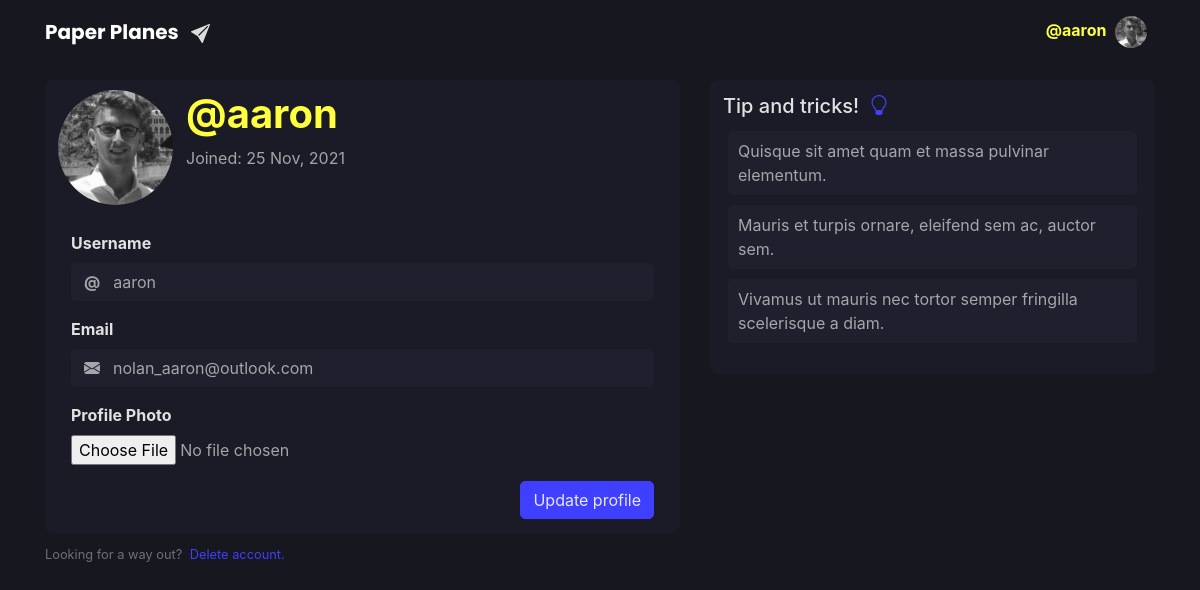
The page /profile/ (signed in) on the database its author committed.
### application/models.py (models this page shows, shortened)
class User(db.Model, UserMixin):
    id = db.Column(db.Integer, primary_key=True)
    username = db.Column(db.String(8), unique=True, nullable=False)
    email = db.Column(db.String(254), unique=True, nullable=False)
    image_file = db.Column(db.String(20), nullable=False,
                           default='default.jpg')
    password = db.Column(db.String(60), nullable=False)
    date_joined = db.Column(db.DateTime, nullable=False,
                            default=datetime.utcnow)
    posts = db.relationship('Post', backref='author', lazy=True)

### application/profile.py (the view)
@blueprint.route("/", methods=['GET', 'POST'])
@login_required
def profile():
    form = UpdateProfileForm()
    if form.validate_on_submit():
        if form.picture.data:
            picture_file = save_picture(form.picture.data)
            current_user.image_file = picture_file
        current_user.username = form.username.data
        current_user.email = form.email.data
        db.session.commit()
        flash(f"Your profile has been updated!", 'success')
        return redirect(url_for('routes.index'))
    elif request.method == 'GET':
        form.username.data = current_user.username
        form.email.data = current_user.email
    image_file = url_for(
        'static', filename=f'profile_pics/{current_user.image_file}')
    date_joined = current_user.date_joined.strftime('%d %b, %Y')
    return render_template('profile.html', title='Profile', image_file=image_file, form=form, date_joined=date_joined)

### application/forms.py (shortened to what this page needs)
class UpdateProfileForm(FlaskForm):
    username = StringField('Username', validators=[
                           DataRequired(), Length(min=2, max=20)])
    email = StringField('Email', validators=[DataRequired(), Email()])
    picture = FileField('Profile Photo', validators=[
                        FileAllowed(['jpg', 'png'])])
    submit = SubmitField('Update profile')

### application/templates/profile.html (shortened to what this page needs)
{% extends "base.html" %}
{% block content %}
<div class="content-section mb-2">
    <div class="media">
        <img class="rounded-circle account-img" src="{{ image_file }}">
        <div>
            <h2 class="account-heading secondary-colour profile-text font-weight-bold">@{{ current_user.username }}</h2>
            <p class="medium-emphasis">Joined: {{ date_joined }}</p>
        </div>
    </div>
    <div class="content-section mb-0 pb-0">
        <form method="POST" enctype="multipart/form-data">
            <fieldset class="form-group mb-1">
                <div class="form-group">
                    {{ form.username.label(class="form-control-label font-weight-bold") }}
                    <div class="input-group">
                        <div class="input-group-prepend">
                            <div class="input-group-text dark-form font-weight-bold">@</div>
                        </div>
                        {% if form.username.errors %}
                        {{ form.username(class="form-control dark-form is-invalid input-form icon-field") }}
                        {% else %}
                        {{ form.username(class="form-control dark-form input-form icon-field") }}
                        {% endif %}
                    </div>
                </div>
                <div class="form-group">
                    {{ form.email.label(class="form-control-label font-weight-bold") }}
                    <div class="input-group">
                        <div class="input-group-prepend">
                            <div class="input-group-text dark-form">
                            </div>
                        </div>
                        {% if form.email.errors %}
                        {{ form.email(class="form-control dark-form is-invalid input-form icon-field", type="email") }}
                        {% else %}
                        {{ form.email(class="form-control dark-form input-form icon-field", type="email") }}
                        {% endif %}
                    </div>
                </div>
                <div class="form-group">
                    {{ form.picture.label(class="font-weight-bold") }}
                    {{ form.picture(class="form-control-file medium-emphasis") }}
                </div>
                <div class="form-group">
                    {{form.submit(class="btn button input-button float-right") }}
                </div>
            </fieldset>
        </form>
    </div>
</div>
<div class="mb-3">
    <small class="disable">Looking for a way out? <a class="ml-1 primary-colour" data-toggle="modal" data-target="#deleteModal" href="#">Delete account.</a></small>
</div>
{% endblock content %}
{% block sidebar %}
<div class="col-md-5">
    <div class="content-section">
        <div class="align-middle mt-1">
            <h5 class="heading-title">Tip and tricks!</h5>
        </div>
        <ul class="list-group">
            <a href="#">
                <li class="sidebar-list d-flex justify-content-between align-items-center">
                    Quisque sit amet quam et massa pulvinar elementum.
                </li>
            </a>
            <a href="#">
                <li class="sidebar-list d-flex justify-content-between align-items-center">
                    Mauris et turpis ornare, eleifend sem ac, auctor sem.
                </li>
            </a>
            <a href="#">
                <li class="sidebar-list d-flex justify-content-between align-items-center">
                    Vivamus ut mauris nec tortor semper fringilla scelerisque a diam.
                </li>
            </a>
        </ul>
    </div>
</div>
{% endblock sidebar %}

### application/templates/base.html (shortened to what this page needs)
<!DOCTYPE html>
<html lang="en">
<head>
  <link rel=" stylesheet" href="https://stackpath.bootstrapcdn.com/bootstrap/4.3.1/css/bootstrap.min.css" />
  <link rel="stylesheet" href="/static/CSS/style.css" />
</head>
<header>
  <nav class="navbar navbar-expand-md navbar-dark nav-dark">
    <div class="container">
      <a class="navbar-brand mr-4 font-weight-bold" href="{{ url_for('routes.index') }}" id="nav-heading">
        Paper Planes
      </a>
      <div class="collapse navbar-collapse" id="navbarToggle">
        <div class="navbar-nav">
          {% if current_user.is_authenticated %}
          <li class="nav-item dropdown d-none d-md-block">
            <a class="nav-link" href="#" id="navbarDropdown" role="button" data-toggle="dropdown" aria-haspopup="true" aria-expanded="false">
              <span class="secondary-colour font-weight-bold">@{{current_user.username}}</span>
              <img class="rounded-circle profile-icon" src="{{ url_for('static', filename='profile_pics/' + current_user.image_file) }}">
            </a>
          </li>
          {% endif %}
        </div>
      </div>
    </div>
  </nav>
</header>
<body>
  <main role="main" class="container container-main">
    <div class="row justify-content-center">
      <div class="col-md-7">
        {% block content %}
        {% endblock content %}
      </div>
      {% block sidebar %}
      {% endblock sidebar %}
    </div>
  </main>
</body>
</html>

### application/static/CSS/style.css (style rules this page uses)
:root { --primary: #3f3fff; --secondary: #ffff3f; --background: #17171f; --component: #1b1b27; --surface: #1f1f2e; --soft-primary: #7171ff; --high-emphasis: rgb(255, 255, 255, 0.87); --medium-emphasis: rgb(255, 255, 255, 0.60); --disable: rgb(255, 255, 255, 0.38); --outer-radius: 8px; --inner-radius: 5px; --hover-opacity: 0.90; }
#nav-heading { font-family: 'Poppins', sans-serif; }
body { background: var(--background); }
.container-main { margin-top: 1rem; }
h1, h2, h3, h4, h5, h6 { color: var(--high-emphasis); }
p, legend { color: var(--medium-emphasis); }
small { color: var(--disable); }
.medium-emphasis { color: var(--medium-emphasis); }
.nav-dark { background-color: var(--background); }
.content-section { background: var(--component); padding: 10px 13px; border-radius: var(--outer-radius); margin-bottom: 17px; }
.sidebar-list { padding: 8px 10px; margin: 5px; border-radius: var(--inner-radius); list-style-type: none; color: var(--medium-emphasis); background-color: var(--surface); }
.input-form { border-radius: var(--inner-radius); }
.input-button { border-radius: var(--inner-radius); background-color: var(--primary); border-color: var(--primary); color: var(--high-emphasis); }
.heading-title { margin-right: 5px; display: inline-block; }
fieldset div { color: var(--high-emphasis); }
.dark-form, .dark-form:focus { background-color: var(--surface); border-color: var(--surface); color: var(--medium-emphasis); }
.account-img { height: 115px; width: 115px; margin-right: 13px; margin-bottom: 16px; }
.account-heading { font-size: 2.5rem; }
.profile-icon { height: 32px; width: 32px; margin-left: 4px; }
.primary-colour { color: var(--primary); }
.secondary-colour { color: var(--secondary); }
.icon-field { padding-left: 0.375rem; }
.input-group-text { padding-right: 0.375rem; }

### rows shown on the page
User: username "aaron", image_file (picture), email "nolan_aaron@outlook.com"

### other values the page prints
{{ date_joined }} "25 Nov, 2021"
